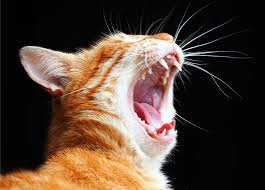
#> input picture Categories/Math2/cat.jpg, 265 x 190 px, found by its file name
$ python ME5.py
#> lines starting #> are read from the running program, lines starting #| are printed output that depends on the picture; after the words box and inside, x2 and y2 are one past the last pixel; in counts of white or black regions, pixels touching at a corner belong together
import numpy as np
import networkx as nx
from skimage import color, segmentation as seg, measure
from matplotlib import pyplot as plt
from PIL import Image
from skimage import io
from skimage.util import img_as_float

def build_rag(labels, image):
    rag = nx.Graph()
    regions = measure.regionprops(labels, intensity_image=image)

    for region in regions:
        rag.add_node(region.label, mean_color=region.mean_intensity, pixel_count=region.area)

    for i in range(labels.shape[0]):
        for j in range(labels.shape[1]):
            current_label = labels[i, j]
            neighbors = [
                labels[i + di, j + dj]
                for di, dj in [(-1, 0), (1, 0), (0, -1), (0, 1)]
                if 0 <= i + di < labels.shape[0] and 0 <= j + dj < labels.shape[1]
            ]
            for neighbor in neighbors:
                if current_label != neighbor:
                    rag.add_edge(current_label, neighbor, weight=np.linalg.norm(
                        rag.nodes[current_label]['mean_color'] - rag.nodes[neighbor]['mean_color']))

    return rag

def merge_mean_color(graph, src, dst, n):
    graph.nodes[dst]['mean_color'] += graph.nodes[n]['mean_color']
    graph.nodes[dst]['pixel_count'] += graph.nodes[n]['pixel_count']
    graph.nodes[dst]['labels'].append(n)
    return graph

# Perform Normalized Cut (Using NetworkX)
def normalized_cut(labels, rag):
    new_labels = seg.relabel_sequential(labels)[0]
    return new_labels

# Reading the image
path = r'C:\Users\User\DE\cat.jpg'  # Using raw string literal
img = img_as_float(io.imread(path))

# Initial segmentation using SLIC
labels1 = seg.slic(img, compactness=30, n_segments=500, start_label=1)
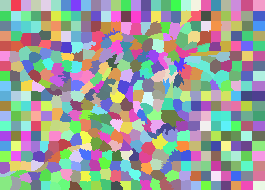
#> labels1: shape (190, 265) int64; 478 distinct labels, from 1 to 478; one colour per label, 0 black
out1 = color.label2rgb(labels1, img, kind='avg', bg_label=0)
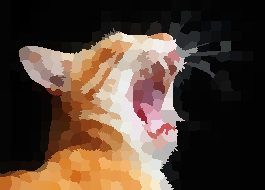
#> out1: shape (190, 265, 3) float64; mean R, G, B 0.333, 0.26, 0.21
out1 = Image.fromarray((out1 * 255).astype(np.uint8), 'RGB')
#> out1: PIL image 265x190 RGB
out1.save(r'C:\Users\User\DE\output1.jpg')  # Using raw string literal

# Building the RAG
rag = build_rag(labels1, img)
#> in build_rag, `regions = measure.regionprops(labels, intensity_image=image)`: regions = 478 regions; largest, box (x1, y1, x2, y2) and area: (161, 110, 185, 128) 244, (189, 41, 231, 56) 222, (186, 60, 215, 78) 180, (152, 149, 169, 169) 174, (213, 70, 229, 88) 168

# Graph-based segmentation using Normalized Cut
labels2 = normalized_cut(labels1, rag)
out2 = color.label2rgb(labels2, img, kind='avg', bg_label=0)
out2 = Image.fromarray((out2 * 255).astype(np.uint8), 'RGB')
out2.save(r'C:\Users\User\DE\output2.jpg')  # Using raw string literal

# Visualization
fig, ax = plt.subplots(nrows=2, sharex=True, sharey=True, figsize=(6, 8))
ax[0].imshow(out1)
ax[1].imshow(out2)
for a in ax:
    a.axis('off')
plt.tight_layout()
plt.show()
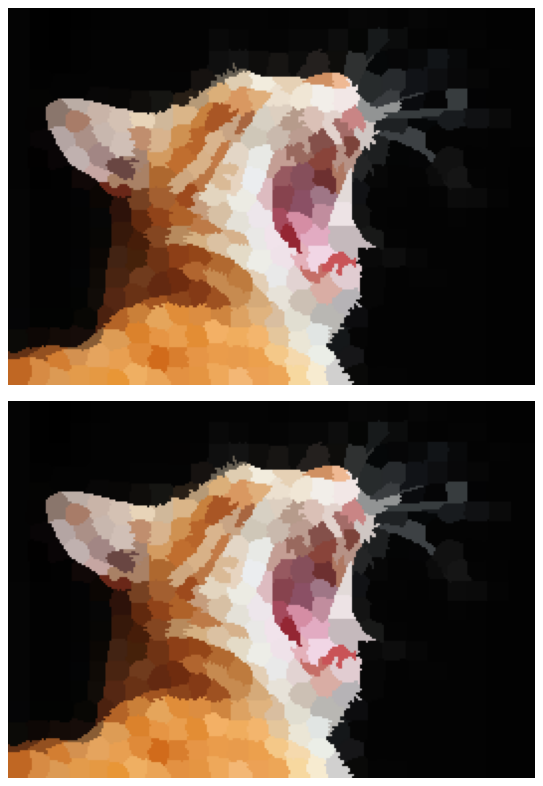
#> figure drawn by matplotlib, 2 panels
